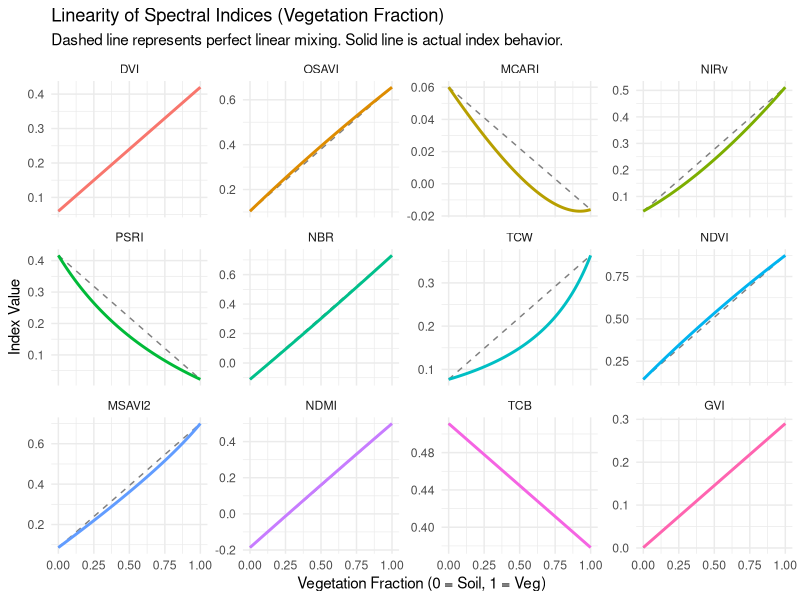
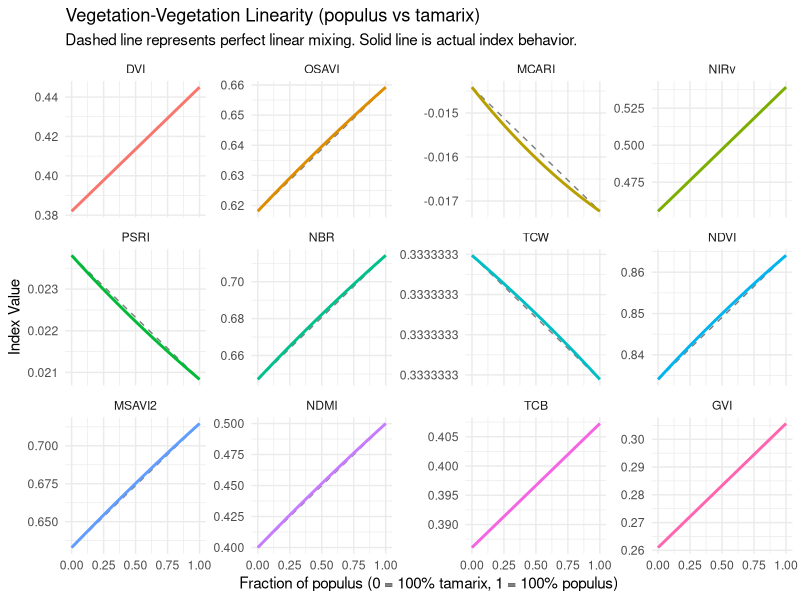

These figures' R source, in order:
# evaluate_index_linearity.R
# Script to evaluate the linearity of spectral indices through synthetic mixing
# of Vegetation and Soil endmembers, and between different Vegetation types.

library(data.table)
library(ggplot2)

# ==============================================================================
# 1. Define Endmember Spectra (Reflectance 0-1)
# ==============================================================================

# Approximate typical reflectance values
# Band order: Blue, Green, Red, NIR, SWIR1, SWIR2
# Based on typical spectral signatures

# Healthy Green Vegetation (baseline)
veg_spec <- c(
  blue  = 0.02,
  green = 0.06,
  red   = 0.03,
  nir   = 0.45,
  swir1 = 0.15,
  swir2 = 0.07
)

# Dry/Barren Soil
soil_spec <- c(
  blue  = 0.08,
  green = 0.12,
  red   = 0.18,
  nir   = 0.24,
  swir1 = 0.35,
  swir2 = 0.30
)

# Different Vegetation Types (variations of healthy vegetation)
# Based on typical spectral differences between species
veg_endmembers <- list(
  populus = c(  # Deciduous tree - high NIR, moderate red absorption
    blue  = 0.025,
    green = 0.065,
    red   = 0.035,
    nir   = 0.48,
    swir1 = 0.16,
    swir2 = 0.08
  ),
  tamarix = c(  # Shrub - slightly stressed, lower NIR
    blue  = 0.028,
    green = 0.058,
    red   = 0.038,
    nir   = 0.42,
    swir1 = 0.18,
    swir2 = 0.09
  ),
  phragmites = c(  # Wetland grass - high water content, different SWIR
    blue  = 0.022,
    green = 0.062,
    red   = 0.032,
    nir   = 0.46,
    swir1 = 0.12,
    swir2 = 0.06
  ),
  salicornia = c(  # Salt-tolerant - stressed, lower NIR, higher SWIR
    blue  = 0.030,
    green = 0.055,
    red   = 0.040,
    nir   = 0.38,
    swir1 = 0.22,
    swir2 = 0.12
  ),
  halocnemum = c(  # Succulent - very stressed, low NIR
    blue  = 0.035,
    green = 0.052,
    red   = 0.045,
    nir   = 0.35,
    swir1 = 0.25,
    swir2 = 0.15
  ),
  alhagi = c(  # Legume shrub - moderate health
    blue  = 0.026,
    green = 0.060,
    red   = 0.034,
    nir   = 0.44,
    swir1 = 0.17,
    swir2 = 0.08
  )
)

# ==============================================================================
# 2. Define Index Calculation Function
# ==============================================================================

calculate_indices <- function(df) {
  # Expects columns: blue, green, red, nir, swir1, swir2
  eps <- 1e-9
  
  df[, `:=`(
    # Original Set
    DVI   = nir - red,
    OSAVI = (nir - red) / (nir + red + 0.16),
    MCARI = ((red - green) - 0.2*(red - blue)) * (red / (green + eps)),
    #CRI   = (1/(green + eps)) - (1/(red + eps)),
    #PRI   = (green - red) / (green + red + eps),
    NIRv  = (nir * ((nir - red) / (nir + red + eps))) * 1.3, # Including the 1.3 scaling
    PSRI  = (red - blue) / (nir + eps),
    NBR   = (nir - swir2) / (nir + swir2 + eps),
    TCW   = (swir1 - swir2) / (swir1 + swir2 + eps),
    #TCG   = (green - red) / (green + red + eps),
    #MNDWI = (green - swir1) / (green + swir1 + eps),
    
    # New Additions
    NDVI   = (nir - red) / (nir + red + eps),
    MSAVI2 = (2 * nir + 1 - sqrt(pmax(0, (2 * nir + 1)^2 - 8 * (nir - red)))) / 2,
    NDMI   = (nir - swir1) / (nir + swir1 + eps),
    TCB    = 0.3029 * blue + 0.2786 * green + 0.4733 * red + 0.5599 * nir + 0.508 * swir1 + 0.1872 * swir2,
    GVI    = -0.2941 * blue - 0.243 * green - 0.5424 * red + 0.7276 * nir + 0.0713 * swir1 - 0.1608 * swir2
  )]
  
  return(df)
}

# ==============================================================================
# 3. Perform Synthetic Mixing
# ==============================================================================

# Create mixing fractions (0 to 100% vegetation)
fractions <- seq(0, 1, by = 0.01)

# Initialize data table for mixtures
mixtures <- data.table(fraction_veg = fractions)

# Linear mixing of reflectance bands
# R_mix = f * R_veg + (1 - f) * R_soil
bands <- names(veg_spec)
for (b in bands) {
  mixtures[[b]] <- fractions * veg_spec[b] + (1 - fractions) * soil_spec[b]
}

# Calculate indices for all mixtures
mixtures <- calculate_indices(mixtures)

# ==============================================================================
# 4. Evaluate Linearity
# ==============================================================================

# Reshape to long format for plotting and analysis
indices <- c("DVI", "OSAVI", "MCARI", "NIRv", "PSRI", "NBR", 
             "TCW", "NDVI", "MSAVI2", "NDMI", "TCB", "GVI")

long_res <- melt(mixtures, id.vars = "fraction_veg", measure.vars = indices, 
                 variable.name = "Index", value.name = "Value")

# Calculate Linearity Metrics
# We compare the actual curve to a perfect line connecting the endpoints (0% and 100%)
linearity_scores <- long_res[, {
  # Endpoints
  y0 <- Value[fraction_veg == 0]
  y1 <- Value[fraction_veg == 1]
  
  # Ideal linear line
  linear_pred <- y0 + (y1 - y0) * fraction_veg
  
  # Residuals
  residuals <- Value - linear_pred
  
  # Metrics
  rmse <- sqrt(mean(residuals^2))
  max_dev <- max(abs(residuals))
  # Normalized max deviation (relative to range)
  range_val <- abs(y1 - y0)
  norm_max_dev <- ifelse(range_val > 1e-6, max_dev / range_val, 0)
  
  list(
    RMSE = rmse,
    Max_Deviation = max_dev,
    Normalized_Max_Dev = norm_max_dev,
    Range = range_val
  )
}, by = Index]

# Sort by linearity (Normalized Max Deviation ascending)
setorder(linearity_scores, Normalized_Max_Dev)

cat("\n=== LINEARITY EVALUATION (Sorted by most linear) ===\n")
print(linearity_scores)

# ==============================================================================
# 5. Plotting
# ==============================================================================

# Add the ideal linear line to the plot data for visualization
long_res[, Linear_Ref := {
  y0 <- Value[fraction_veg == 0]
  y1 <- Value[fraction_veg == 1]
  y0 + (y1 - y0) * fraction_veg
}, by = Index]

p <- ggplot(long_res, aes(x = fraction_veg)) +
  geom_line(aes(y = Linear_Ref), linetype = "dashed", color = "gray50") +
  geom_line(aes(y = Value, color = Index), size = 1) +
  facet_wrap(~Index, scales = "free_y") +
  theme_minimal() +
  labs(
    title = "Linearity of Spectral Indices (Vegetation Fraction)",
    subtitle = "Dashed line represents perfect linear mixing. Solid line is actual index behavior.",
    x = "Vegetation Fraction (0 = Soil, 1 = Veg)",
    y = "Index Value"
  ) +
  theme(legend.position = "none")

# Save plot
ggsave("index_linearity_check.png", p, width = 12, height = 10)

# Save metrics
write.csv(linearity_scores, "index_linearity_scores.csv", row.names = FALSE)

cat("\nAnalysis complete. Check 'index_linearity_check.png' and 'index_linearity_scores.csv'.\n")

# ==============================================================================
# 6. Vegetation-Vegetation Mixing Analysis
# ==============================================================================

cat("\n=== VEGETATION-VEGETATION LINEARITY ANALYSIS ===\n")

# Test mixing between different vegetation types
veg_veg_results <- list()

veg_pairs <- combn(names(veg_endmembers), 2, simplify = FALSE)

for (pair in veg_pairs) {
  veg1_name <- pair[1]
  veg2_name <- pair[2]
  veg1_spec <- veg_endmembers[[veg1_name]]
  veg2_spec <- veg_endmembers[[veg2_name]]
  
  cat(sprintf("\nTesting %s vs %s mixing...\n", veg1_name, veg2_name))
  
  # Create mixing fractions
  fractions <- seq(0, 1, by = 0.01)
  veg_mixtures <- data.table(fraction_veg1 = fractions)
  
  # Linear mixing of reflectance bands
  bands <- names(veg1_spec)
  for (b in bands) {
    veg_mixtures[[b]] <- fractions * veg1_spec[b] + (1 - fractions) * veg2_spec[b]
  }
  
  # Calculate indices
  veg_mixtures <- calculate_indices(veg_mixtures)
  
  # Evaluate linearity for each index
  indices <- c("DVI", "OSAVI", "MCARI", "NIRv", "PSRI", "NBR", 
               "TCW", "NDVI", "MSAVI2", "NDMI", "TCB", "GVI")
  
  pair_results <- data.table(
    Index = indices,
    Veg1 = veg1_name,
    Veg2 = veg2_name
  )
  
  for (idx in indices) {
    # Endpoints
    y0 <- veg_mixtures[[idx]][1]  # 100% veg1
    y1 <- veg_mixtures[[idx]][length(veg_mixtures[[idx]])]  # 100% veg2
    
    # Ideal linear line
    linear_pred <- y0 + (y1 - y0) * fractions
    
    # Residuals
    residuals <- veg_mixtures[[idx]] - linear_pred
    
    # Metrics
    rmse <- sqrt(mean(residuals^2))
    max_dev <- max(abs(residuals))
    range_val <- abs(y1 - y0)
    norm_max_dev <- ifelse(range_val > 1e-6, max_dev / range_val, 0)
    
    pair_results[Index == idx, `:=`(
      RMSE = rmse,
      Max_Deviation = max_dev,
      Normalized_Max_Dev = norm_max_dev,
      Range = range_val
    )]
  }
  
  veg_veg_results[[paste(veg1_name, veg2_name, sep = "_vs_")]] <- pair_results
}

# Combine all vegetation-vegetation results
all_veg_veg <- rbindlist(veg_veg_results)

# Summary statistics across all vegetation pairs
veg_veg_summary <- all_veg_veg[, .(
  Mean_Norm_Max_Dev = mean(Normalized_Max_Dev),
  Max_Norm_Max_Dev = max(Normalized_Max_Dev),
  Min_Norm_Max_Dev = min(Normalized_Max_Dev),
  SD_Norm_Max_Dev = sd(Normalized_Max_Dev),
  N_Pairs = .N
), by = Index]

setorder(veg_veg_summary, Mean_Norm_Max_Dev)

cat("\n=== VEGETATION-VEGETATION LINEARITY SUMMARY (Sorted by mean normalized max deviation) ===\n")
print(veg_veg_summary)

# Save vegetation-vegetation results
write.csv(all_veg_veg, "veg_veg_linearity_scores.csv", row.names = FALSE)
write.csv(veg_veg_summary, "veg_veg_linearity_summary.csv", row.names = FALSE)

# Compare soil-veg vs veg-veg linearity
comparison <- merge(
  linearity_scores[, .(Index, Soil_Veg_Norm_Max_Dev = Normalized_Max_Dev)],
  veg_veg_summary[, .(Index, Veg_Veg_Mean_Norm_Max_Dev = Mean_Norm_Max_Dev)],
  by = "Index"
)

setorder(comparison, Veg_Veg_Mean_Norm_Max_Dev)

cat("\n=== SOIL-VEG vs VEG-VEG LINEARITY COMPARISON ===\n")
print(comparison)

write.csv(comparison, "linearity_comparison.csv", row.names = FALSE)

# Create visualization for vegetation-vegetation mixing
# Use the first pair as example
example_pair <- veg_pairs[[1]]
veg1_name <- example_pair[1]
veg2_name <- example_pair[2]

fractions <- seq(0, 1, by = 0.01)
example_mixtures <- data.table(fraction_veg1 = fractions)

veg1_spec <- veg_endmembers[[veg1_name]]
veg2_spec <- veg_endmembers[[veg2_name]]

for (b in names(veg1_spec)) {
  example_mixtures[[b]] <- fractions * veg1_spec[b] + (1 - fractions) * veg2_spec[b]
}

example_mixtures <- calculate_indices(example_mixtures)

# Reshape for plotting
veg_veg_long <- melt(example_mixtures, id.vars = "fraction_veg1", 
                     measure.vars = indices, 
                     variable.name = "Index", value.name = "Value")

# Add linear reference
veg_veg_long[, Linear_Ref := {
  y0 <- Value[fraction_veg1 == 0]
  y1 <- Value[fraction_veg1 == 1]
  y0 + (y1 - y0) * fraction_veg1
}, by = Index]

p_veg <- ggplot(veg_veg_long, aes(x = fraction_veg1)) +
  geom_line(aes(y = Linear_Ref), linetype = "dashed", color = "gray50") +
  geom_line(aes(y = Value, color = Index), size = 1) +
  facet_wrap(~Index, scales = "free_y") +
  theme_minimal() +
  labs(
    title = sprintf("Vegetation-Vegetation Linearity (%s vs %s)", veg1_name, veg2_name),
    subtitle = "Dashed line represents perfect linear mixing. Solid line is actual index behavior.",
    x = sprintf("Fraction of %s (0 = 100%% %s, 1 = 100%% %s)", veg1_name, veg2_name, veg1_name),
    y = "Index Value"
  ) +
  theme(legend.position = "none")

ggsave("veg_veg_linearity_check.png", p_veg, width = 12, height = 10)

cat("\nVegetation-vegetation analysis complete.\n")
cat("Check 'veg_veg_linearity_scores.csv', 'veg_veg_linearity_summary.csv', 'linearity_comparison.csv', and 'veg_veg_linearity_check.png'.\n")
